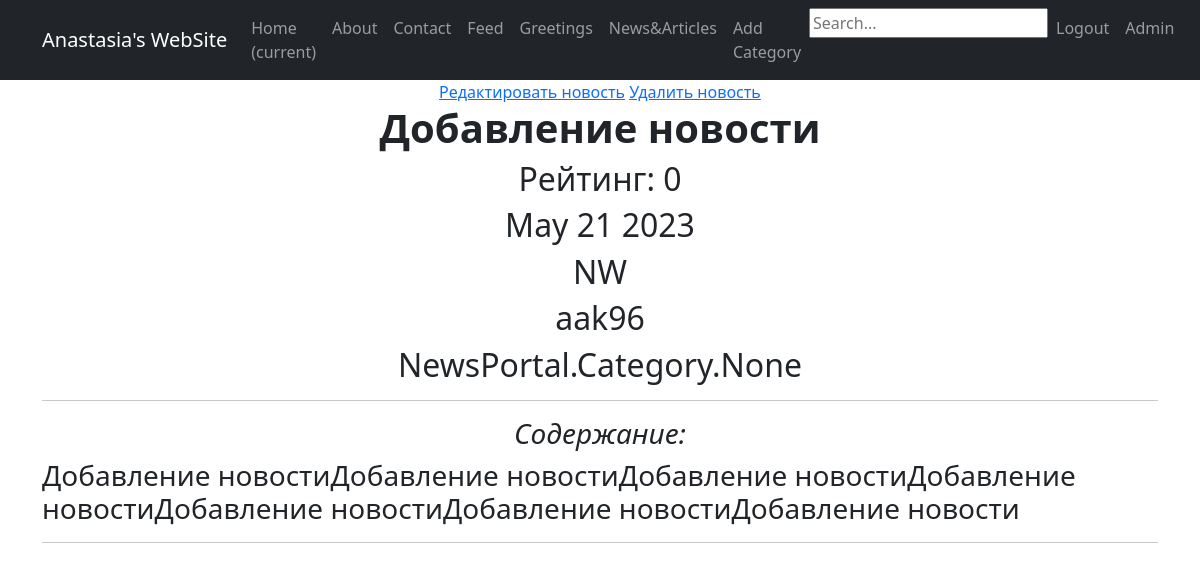
/news/3/, run on the app's committed database.
### NewsPortal/models.py (models this page shows, shortened)
class Post(models.Model):
    author = models.ForeignKey(get_user_model(), default=1, on_delete=models.SET_DEFAULT)
    type = models.CharField(max_length=7, choices=TYPE)
    time_in = models.DateTimeField(auto_now_add=True)
    category = models.ManyToManyField(Category, through='PostCategory')
    title = models.CharField(max_length=255)
    text = models.TextField()
    rating = models.IntegerField(default=0)

### NewsPortal/views.py (the view)
# urls.py: path('news/<int:pk>/', PostDetailView.as_view(), name='some_news'),
class PostDetailView(DetailView):
    model = Post
    template_name = 'posts/some_news.html'
    context_object_name = 'some_news'
    def get_context_data(self, **kwargs):
        context = super(PostDetailView, self).get_context_data(**kwargs)
        context['title'] = self.object.title
        return context

### NewsPortal/templatetags/custom_filters.py (called while the page is built)
@register.filter()
def censor(value):
    for word in censored_word:
        if word.lower() in value.lower():
            value = value.replace(word[2:], '*' * len(word))
    return value

### templates/posts/some_news.html (shortened to what this page needs)
{% extends 'flatpages/default.html' %}
{% load custom_filters %}
{% block content %}
<a href="{%url 'post_edit' some_news.pk%}">Редактировать новость</a>
<a href="{%url 'post_delete' some_news.pk%}">Удалить новость</a> <br>
<h1><b> {{ some_news.title}} </b></h1>
<h2> Рейтинг: {{some_news.rating}} </h2>
<h2>{{ some_news.time_in|date:'M d Y' }}</h2>
<h2>{{ some_news.type }}</h2>
<h2>{{ some_news.author }}</h2>
<h2>{{ some_news.category }}</a></h2>
<hr>
<h3><em> Содержание: </em></h3>
<h3><p align="left"> {{ some_news.text|censor }} </p></h3>
<hr>
{% endblock content %}

### data on the page
Post: title "Добавление новости", rating "0", time_in "May 21 2023", type "NW", author "aak96", category "NewsPortal.Category.None", text|censor "Добавление новостиДобавление новостиДобавление новостиДобавление новостиДобавление новостиДобавление новостиДобавление новости"
